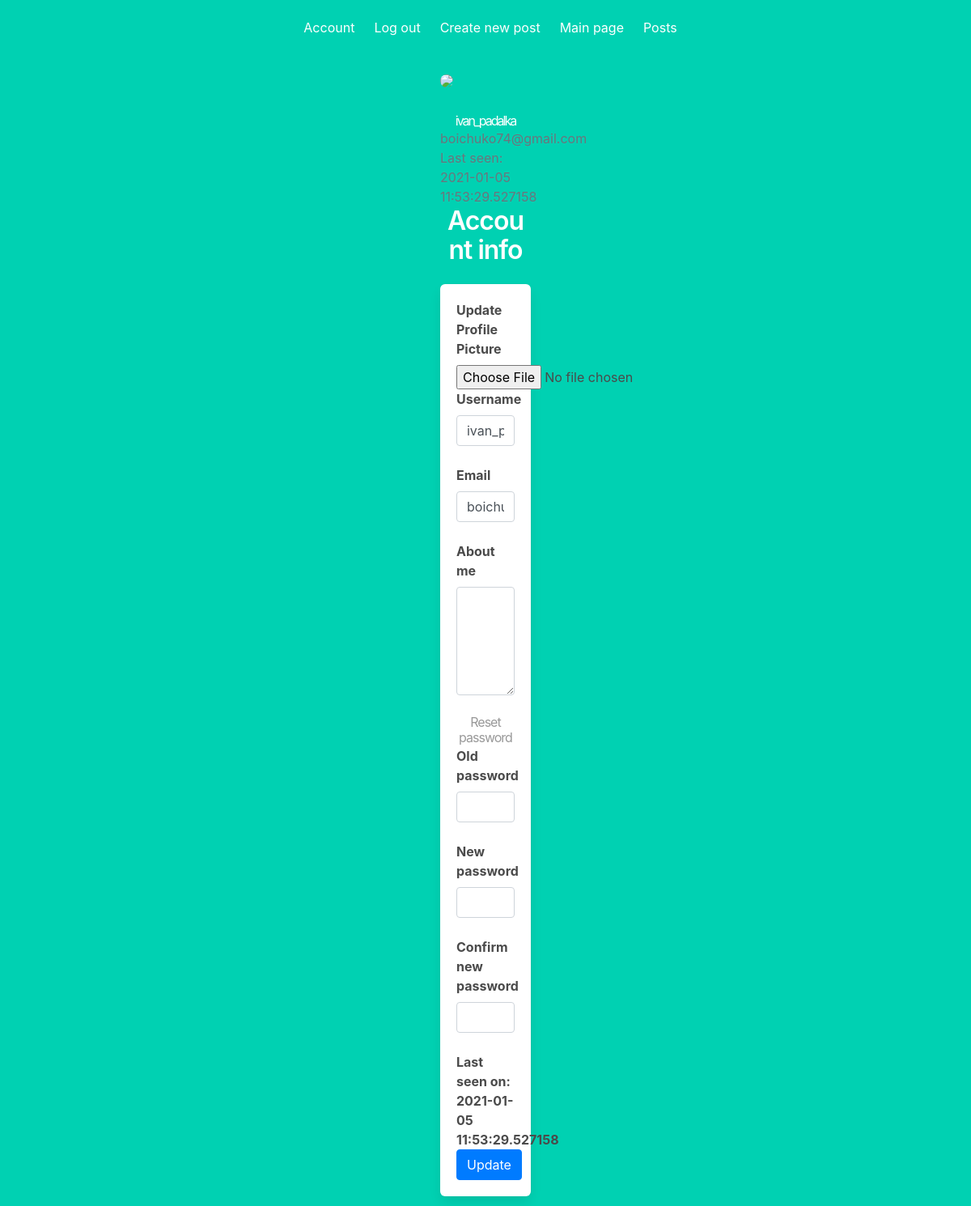
Page /account (signed in) on the earlier database version.
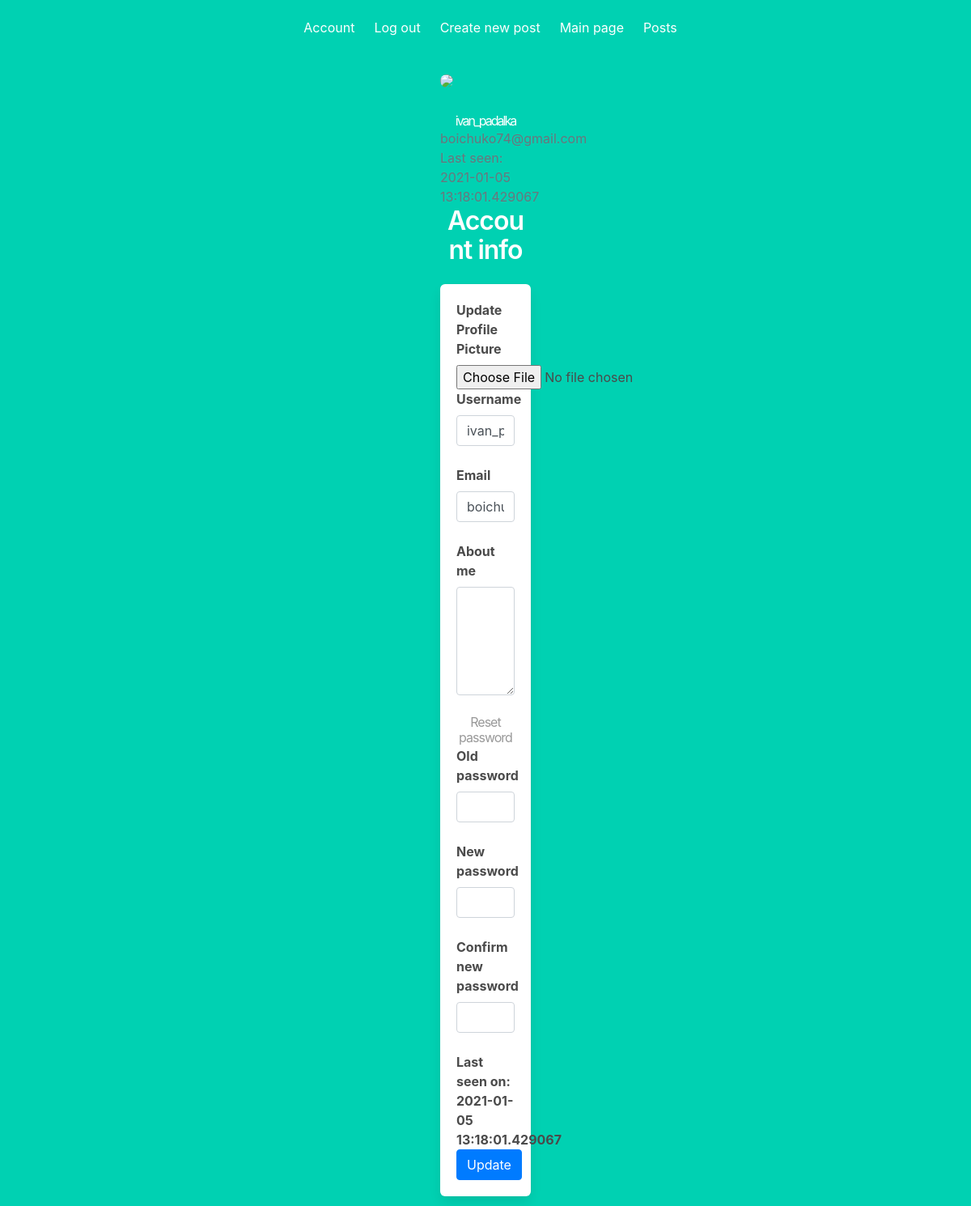
Same page on the later database version.
### app/models.py (models this page shows, shortened)
class User(db.Model, UserMixin):
    id = db.Column(db.Integer, primary_key=True)
    username = db.Column(db.String(64), index=True, unique=True)
    email = db.Column(db.String(120), index=True, unique=True)
    password_hash = db.Column(db.String(128))
    posts = db.relationship('Post', backref='author', lazy='dynamic')
    image_file = db.Column(db.String(20), nullable=False, default='default.jpeg')
    about_me = db.Column(db.String(140))
    last_seen = db.Column(db.DateTime, default=dt.utcnow)
    admin = db.Column(db.Boolean, default=False)

### app/blueprints/accaunt/views.py (the view)
@accaunt_blueprint.route('/account', methods=['GET', 'POST'])
@login_required
def account():
    form = UpdateAccountForm()
    if form.validate_on_submit():
        if form.picture.data:
            picture_file = save_picture(form.picture.data)
            current_user.image_file = picture_file
        current_user.username = form.username.data
        current_user.email = form.email.data
        current_user.about_me = form.about_me.data
        if form.old_password.data:
            current_user.password_hash = bcrypt.generate_password_hash(form.new_password.data).decode('utf-8')
        db.session.commit()
        flash('Your account has been updated!', 'success')
    elif request.method == 'GET':
        form.username.data = current_user.username
        form.email.data = current_user.email
        form.about_me.data = current_user.about_me
    image_file = url_for('static', filename='images/thumbnails/' + current_user.image_file)
    return render_template('accaunt/account.html', title='Account', image_file=image_file, form=form, user=current_user)

### app/forms.py (shortened to what this page needs)
class UpdateAccountForm(FlaskForm):
    username = StringField('Username', validators=[Length(min=4, max=25,
                                                          message="Username length should be between 4 and 25"),
                                                   DataRequired(message="This field can't be empty"),
                                                   Regexp('^[A-Za-z][A-Za-z0-9_.]*$', 0,
                                                          'Username must have only '
                                                          'letters, numbers, dots or '
                                                          'underscores')])
    email = StringField('Email', validators=[DataRequired(), Email()])
    picture = FileField('Update Profile Picture', validators=[FileAllowed(['jpg', 'png'])])
    about_me = TextAreaField('About me', render_kw={'rows': 5}, validators=[Length(min=0, max=50)])
    old_password = PasswordField('Old password')
    new_password = PasswordField('New password')
    confirm_new_password = PasswordField('Confirm new password')
    submit = SubmitField('Update')

### app/models.py (called while the page is built)
@login.user_loader
def load_user(id):
    return User.query.get(int(id))

### app/blueprints/accaunt/templates/accaunt/account.html (shortened to what this page needs)
{% extends "layout.html" %}
{% block content %}
<div class="column is-4 is-offset-4">
    <h1 class="title">
            <img class="rounded-circle account-img" src="{{image_file}}">
                <h2 class="account-heading">{{ current_user.username }}</h2>
                <p class="text-secondary">{{ current_user.email }}</p>
                <p class="text-secondary">Last seen: {{ current_user.last_seen }}</p>
</h1>
{% from "_render_field.html" import render_field %}
    <h3 class="title">Account info</h3>
    <div class="box">
<form method="post" action="{{ url_for('account.account') }}" enctype="multipart/form-data">
    <dt>{{ form.picture.label() }}<br>
        {{ form.picture() }}
        {{ render_field(form.username) }}
        {{ render_field(form.email) }}
        {{ render_field(form.about_me) }}
        <h3>Reset password</h3>
        {{ render_field(form.old_password) }}
        {{ render_field(form.new_password) }}
        {{ render_field(form.confirm_new_password) }}
        {% if user.last_seen %}<p>Last seen on: {{ user.last_seen }}</p>{% endif %}
        <p>{{ form.submit(class='btn btn-primary') }}</p>
</form>
</div>
</div>
{% endblock %}

### app/templates/_render_field.html
{% macro render_field(field) %}
 <dt>{{ field.label }}
 <dt>{{ field(class='form-control') }}
{% if field.errors %}
        {% for error in field.errors %}
            <span style="color: red;">{{ error }}</span>
         {% endfor %}
{% else %}
<br>
{% endif %}
{% endmacro %}

Differences in the rows shown:
changed User "ivan_padalka": last_seen "2021-01-05 11:53:29.527158" → "2021-01-05 13:18:01.429067"
